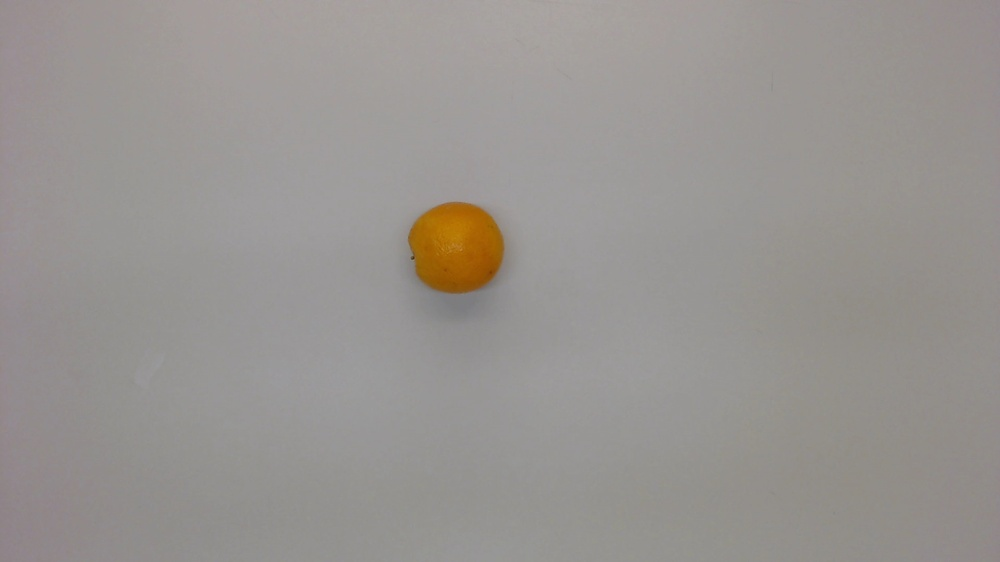
%> input picture Fruit Database/Picture 35.jpg, 1000 x 562 px, shrunk from 5168 x 2907 before the run
$ octave --eval "result = FruitFeatureExtract(imread('Fruit Database/Picture 35.jpg'));"   (GNU Octave 9; MATLAB toolbox functions it lacks are replaced by stand-ins)
%> lines starting %> are read from the running program, lines starting %| are printed output that depends on the picture; in (x1, y1, x2, y2) boxes, pixels count from 0 and x2, y2 are one past the last pixel; in counts of white or black regions, pixels touching at a corner belong together; the program's own positions count from 1
### findFeat.m
function [ clr ] = findFeat(img_rgb)
%Used to detect the color of an object that is already segmented out of the
%background.
%   img = inputted HSV image #x#x3channels as double !!!! object that is segmented out

%% FIND COLORS
%initialize
clr = NaN;
img = rgb2hsv(img_rgb);
Edges = [1, 13, 42, 70, 167, 252, 306]; %based on HSV 0-360
img = img*360; %to get HSV into 255 range
[ysize, xsize, ~] = size(img);

imgHue = img(:,:,1);
[N, Bins] = histc(imgHue(:), Edges);
clr = find(N==max(N)) ;

%plot
% tmp = 1:length(Edges);
% figure; bar(tmp,N); grid;

% assignin('base', 'N', N);
assignin('base', 'imgHue',imgHue);
% assignin('base', 'Edges', Edges);
end

### FruitFeatureExtract.m
function [ featureVector ] = FruitFeatureExtract( image )
%FRUITFEATUREEXTRACT Summary of this function goes here
%   Detailed explanation goes here

%Read in the image
% figure,imshow(image);
% title('Original image')

%adjust image to accentuate colors
img = imadjust(image,[.2 .2 .2; .65 .65 .65],[]);

%Convert image to HSV to be able to take Saturation channel
img = rgb2hsv(img);
%> img: size 562x1000x3 double; mean H, S, V 0.23, 0.0664, 0.881

% level = graythresh(img);
% bw_img = im2bw(img,level);
% bw_img = imclose(bw_img,ones([3,3]));

%grab the seperate hue, saturation, and value channels
hue = img(:,:,1);
saturation = img(:,:,2);
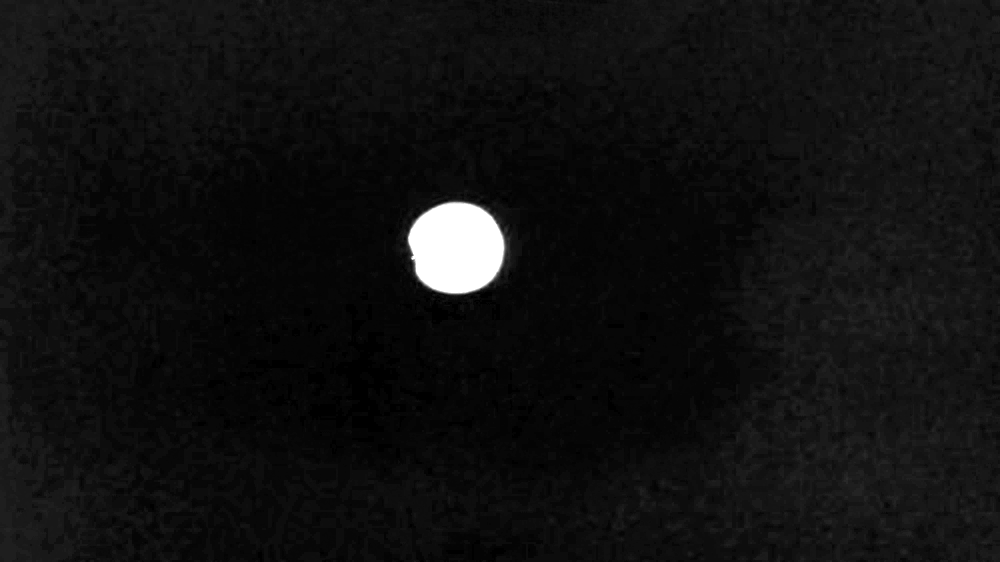
%> saturation: size 562x1000 double; min 0, max 1, mean 0.0664
value = img(:,:,3);
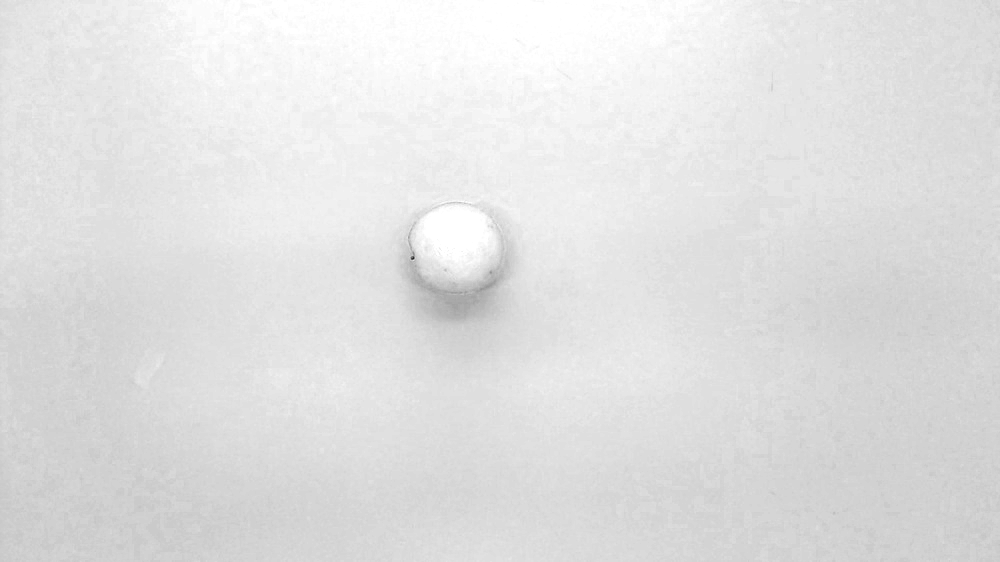
%> value: size 562x1000 double; min 0.129, max 1, mean 0.881
[row, col] = size(saturation);
%> row = 562; col = 1000

% threshold the saturation channel of the image
threshold_sat = saturation > 0.4;
%> threshold_sat: size 562x1000 logical; 1.3% white; 1 white region, box (x1, y1, x2, y2) and area: (408, 202, 505, 294) 7127

%convert from logical to double
thresh = +threshold_sat;

%perform close to close holes and then fill in any extra holes
for u = 1:5
    thresh = imclose(thresh,ones(9));
end
thresh = imfill(thresh,'holes');

%channel2 = thresh.*saturation;
%image = edge(channel2,'canny',graythresh(channel2));
%image = imfill(image,'hole');

% figure, imshow(thresh)
% title('Thresholded image')
% figure, imshow(img)
% title('HSV image')

%find the connected components and take out anything less than
%1000 pixels because it is noise and not fruit
connCompThreshold = 1000;
CC = bwconncomp(thresh);
%> CC = 1 connected component

for i = 1:CC.NumObjects
    L = length(CC.PixelIdxList{i});
    if L < connCompThreshold
        thresh(CC.PixelIdxList{i}) = 0;
    end
end
%> this loop made 1 pass
%> L on pass 1: 7133

% figure, imshow(thresh)
% title('Connected Component thresholded Image')

%find the fruit in the image
CC = bwconncomp(thresh);

% Extract the fruit from the image

%get an image with the individual fruit in the image ignoring all
%others
temp = zeros(row,col);
temp(CC.PixelIdxList{1}) = 1;
% figure, imshow(temp)
% title('Indiviual Fruit that was extracted out')

%Use regionprops to get the bounding box to take out the image and
%other feature of the fruit
stats = regionprops(temp,'Area','Perimeter','BoundingBox','Eccentricity','Centroid','FilledImage');
%> stats = 1 region; box (x1, y1, x2, y2), Area, Centroid, Eccentricity and Perimeter: (408, 202, 505, 294) 7133 [457.2 248.5] 0.273 299.5

%Put the bounding box that was detected onto the image
% hold on
% rectange = rectangle('Position', stats.BoundingBox, 'EdgeColor','r');
% hold off

%get individual parts of BoundingBox to get X, Y, Width, Height
%x is the leftmost pixel for the CC
x = stats.BoundingBox(1); x = round(x);
%> after `x = stats.BoundingBox(1)`: x = 408.5
%> after `x = round(x)`: x = 409
%y is the topmost pixel for the CC
y = stats.BoundingBox(2); y = round(y);
%> after `y = stats.BoundingBox(2)`: y = 202.5
%> after `y = round(y)`: y = 203
%width is the number of pixels from x to the right
width = stats.BoundingBox(3); width = round(width);
%> after `width = stats.BoundingBox(3)`: width = 97
%width is the number of pixels from y to the bottom of the image
height = stats.BoundingBox(4); height = round(height);
%> after `height = stats.BoundingBox(4)`: height = 92
fruit_size = [width,height];
%> fruit_size = [97 92]

%get short to longer width and height vector to get rid of a few
%orientation problem
[T,I_max] = max(fruit_size);
%> T = 97; I_max = 1
[T,I_min] = min(fruit_size);
%> T = 92; I_min = 2
longer = fruit_size(I_max);
%> longer = 97
shorter = fruit_size(I_min);
%> shorter = 92

%crop out the sub image to send to knn and feature selection
subImage = image(y:(y + height -1),x:(x + width -1),:);

%Threshold the unneccesarry parts in the RGB to white
filledImage = stats.FilledImage;
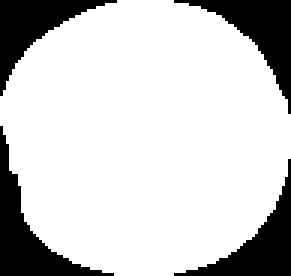
%> filledImage: size 92x97 logical (shown 3 times larger); 79.9% white; 4 black regions, box (x1, y1, x2, y2) and area: (0, 42, 38, 92) 494, (58, 0, 97, 38) 452, (58, 53, 97, 92) 428, (0, 0, 39, 32) 417
bIndinces = find(filledImage == 0);
%> bIndinces = 1791 values from 1 to 8924
%seperate out each channel in the rgb and set it equal to white
channelR = subImage(:,:,1);
channelG = subImage(:,:,2);
channelB = subImage(:,:,3);
channelR(bIndinces) = 255;
channelG(bIndinces) = 255;
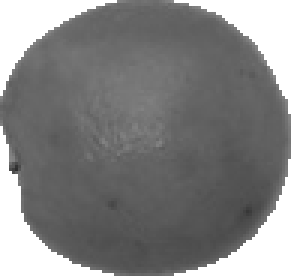
%> channelG: size 92x97 uint8 (shown 3 times larger); min 46, max 255, mean 130.3
channelB(bIndinces) = 255;
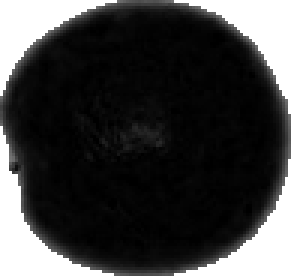
%> channelB: size 92x97 uint8 (shown 3 times larger); min 0, max 255, mean 61.5
rgbOut = cat(3, channelR, channelG, channelB);
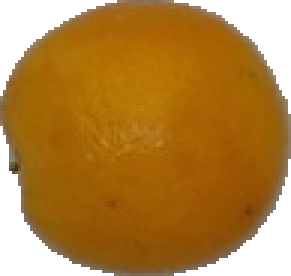
%> rgbOut: size 92x97x3 uint8 (shown 3 times larger); mean R, G, B 177.5, 130.3, 61.5

% figure,imshow(rgbOut)
% title('Segmented out RGB fruit with white surrounding')

% figure,imshow(image(y:(y + height),x:(x + width),:));
% title('Segmented out RGB fruit')

[ clr ] = findFeat(rgbOut);
%> in findFeat, `img = rgb2hsv(img_rgb);`: img: size 92x97x3 double; mean H, S, V 0.0785, 0.728, 0.696
%> in findFeat, `img = img*360;`: img: size 92x97x3 double; mean H, S, V 28.3, 262.2, 250.6
%> in findFeat, `imgHue = img(:,:,1);`:
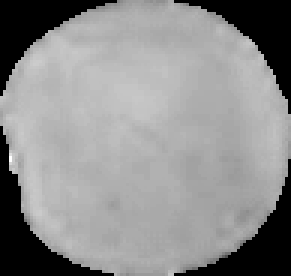
%> imgHue: size 92x97 double (shown 3 times larger); min 0, max 51, mean 28.3; drawn with min black and max white
%> in findFeat, `[N, Bins] = histc(imgHue(:), Edges);`: N = [0; 7129; 4; 0; 0; 0; 0]
%> in findFeat, `clr = find(N==max(N)) ;`: clr = 2
%> clr = 2

featureVector = [stats.Eccentricity, longer, shorter, clr];
%> featureVector = [0.273 97 92 2]

%Eccentricity is the ratio between the major and minor axis
%0 if it is a perfect circle, 1 if its a parabola
%between 0 & 1 if it is an ellipse
%parabola if it is greater than 1
end
